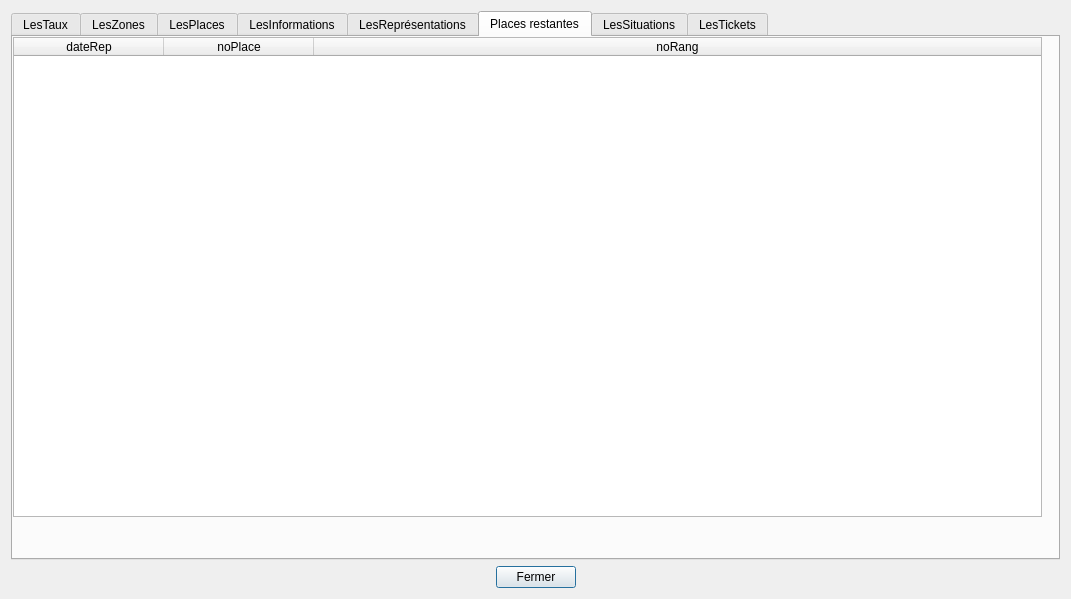
<?xml version="1.0" encoding="UTF-8"?>
<ui version="4.0">
 <class>tablesData</class>
 <widget class="QDialog" name="tablesData">
  <property name="geometry">
   <rect>
    <x>0</x>
    <y>0</y>
    <width>1071</width>
    <height>599</height>
   </rect>
  </property>
  <property name="sizePolicy">
   <sizepolicy hsizetype="Preferred" vsizetype="Preferred">
    <horstretch>0</horstretch>
    <verstretch>0</verstretch>
   </sizepolicy>
  </property>
  <property name="minimumSize">
   <size>
    <width>0</width>
    <height>0</height>
   </size>
  </property>
  <property name="windowTitle">
   <string>BD Théâtre (V1)</string>
  </property>
  <layout class="QVBoxLayout" name="verticalLayout">
   <item>
    <widget class="QTabWidget" name="tabWidget">
     <property name="currentIndex">
      <number>5</number>
     </property>
     <widget class="QWidget" name="tabTaux">
      <attribute name="title">
       <string>LesTaux</string>
      </attribute>
      <layout class="QVBoxLayout" name="verticalLayout_2">
       <item>
        <widget class="QTableWidget" name="tableTaux">
         <property name="sizePolicy">
          <sizepolicy hsizetype="Expanding" vsizetype="Expanding">
           <horstretch>0</horstretch>
           <verstretch>0</verstretch>
          </sizepolicy>
         </property>
         <property name="minimumSize">
          <size>
           <width>0</width>
           <height>400</height>
          </size>
         </property>
         <property name="maximumSize">
          <size>
           <width>1029</width>
           <height>16777215</height>
          </size>
         </property>
         <property name="baseSize">
          <size>
           <width>0</width>
           <height>0</height>
          </size>
         </property>
         <property name="layoutDirection">
          <enum>Qt::LeftToRight</enum>
         </property>
         <property name="columnCount">
          <number>2</number>
         </property>
         <attribute name="horizontalHeaderCascadingSectionResizes">
          <bool>true</bool>
         </attribute>
         <attribute name="horizontalHeaderMinimumSectionSize">
          <number>50</number>
         </attribute>
         <attribute name="horizontalHeaderDefaultSectionSize">
          <number>150</number>
         </attribute>
         <attribute name="horizontalHeaderHighlightSections">
          <bool>true</bool>
         </attribute>
         <attribute name="horizontalHeaderStretchLastSection">
          <bool>true</bool>
         </attribute>
         <attribute name="verticalHeaderVisible">
          <bool>false</bool>
         </attribute>
         <column>
          <property name="text">
           <string>typeZone</string>
          </property>
         </column>
         <column>
          <property name="text">
           <string>tauxZone</string>
          </property>
         </column>
        </widget>
       </item>
       <item>
        <widget class="QLabel" name="label_Taux">
         <property name="palette">
          <palette>
           <active>
            <colorrole role="WindowText">
             <brush brushstyle="SolidPattern">
              <color alpha="255">
               <red>255</red>
               <green>0</green>
               <blue>0</blue>
              </color>
             </brush>
            </colorrole>
           </active>
           <inactive>
            <colorrole role="WindowText">
             <brush brushstyle="SolidPattern">
              <color alpha="255">
               <red>255</red>
               <green>0</green>
               <blue>0</blue>
              </color>
             </brush>
            </colorrole>
           </inactive>
           <disabled>
            <colorrole role="WindowText">
             <brush brushstyle="SolidPattern">
              <color alpha="255">
               <red>120</red>
               <green>120</green>
               <blue>120</blue>
              </color>
             </brush>
            </colorrole>
           </disabled>
          </palette>
         </property>
         <property name="text">
          <string/>
         </property>
         <property name="alignment">
          <set>Qt::AlignCenter</set>
         </property>
        </widget>
       </item>
      </layout>
     </widget>
     <widget class="QWidget" name="tabZones">
      <attribute name="title">
       <string>LesZones</string>
      </attribute>
      <layout class="QVBoxLayout" name="verticalLayout_5">
       <item>
        <widget class="QTableWidget" name="tableZones">
         <attribute name="horizontalHeaderMinimumSectionSize">
          <number>50</number>
         </attribute>
         <attribute name="horizontalHeaderDefaultSectionSize">
          <number>200</number>
         </attribute>
         <attribute name="horizontalHeaderStretchLastSection">
          <bool>true</bool>
         </attribute>
         <attribute name="verticalHeaderVisible">
          <bool>false</bool>
         </attribute>
         <column>
          <property name="text">
           <string>noZone</string>
          </property>
         </column>
         <column>
          <property name="text">
           <string>typeZone</string>
          </property>
         </column>
        </widget>
       </item>
       <item>
        <widget class="QLabel" name="label_Zones">
         <property name="palette">
          <palette>
           <active>
            <colorrole role="WindowText">
             <brush brushstyle="SolidPattern">
              <color alpha="255">
               <red>255</red>
               <green>0</green>
               <blue>0</blue>
              </color>
             </brush>
            </colorrole>
           </active>
           <inactive>
            <colorrole role="WindowText">
             <brush brushstyle="SolidPattern">
              <color alpha="255">
               <red>255</red>
               <green>0</green>
               <blue>0</blue>
              </color>
             </brush>
            </colorrole>
           </inactive>
           <disabled>
            <colorrole role="WindowText">
             <brush brushstyle="SolidPattern">
              <color alpha="255">
               <red>120</red>
               <green>120</green>
               <blue>120</blue>
              </color>
             </brush>
            </colorrole>
           </disabled>
          </palette>
         </property>
         <property name="text">
          <string/>
         </property>
         <property name="alignment">
          <set>Qt::AlignCenter</set>
         </property>
        </widget>
       </item>
      </layout>
     </widget>
     <widget class="QWidget" name="tabPlaces">
      <attribute name="title">
       <string>LesPlaces</string>
      </attribute>
      <widget class="QLabel" name="label_Places">
       <property name="geometry">
        <rect>
         <x>0</x>
         <y>486</y>
         <width>1029</width>
         <height>16</height>
        </rect>
       </property>
       <property name="palette">
        <palette>
         <active>
          <colorrole role="WindowText">
           <brush brushstyle="SolidPattern">
            <color alpha="255">
             <red>255</red>
             <green>0</green>
             <blue>0</blue>
            </color>
           </brush>
          </colorrole>
         </active>
         <inactive>
          <colorrole role="WindowText">
           <brush brushstyle="SolidPattern">
            <color alpha="255">
             <red>255</red>
             <green>0</green>
             <blue>0</blue>
            </color>
           </brush>
          </colorrole>
         </inactive>
         <disabled>
          <colorrole role="WindowText">
           <brush brushstyle="SolidPattern">
            <color alpha="255">
             <red>120</red>
             <green>120</green>
             <blue>120</blue>
            </color>
           </brush>
          </colorrole>
         </disabled>
        </palette>
       </property>
       <property name="text">
        <string/>
       </property>
       <property name="alignment">
        <set>Qt::AlignCenter</set>
       </property>
      </widget>
      <widget class="QTableWidget" name="tablePlaces">
       <property name="geometry">
        <rect>
         <x>0</x>
         <y>0</y>
         <width>1029</width>
         <height>480</height>
        </rect>
       </property>
       <property name="sizePolicy">
        <sizepolicy hsizetype="Expanding" vsizetype="Expanding">
         <horstretch>0</horstretch>
         <verstretch>0</verstretch>
        </sizepolicy>
       </property>
       <property name="minimumSize">
        <size>
         <width>0</width>
         <height>400</height>
        </size>
       </property>
       <property name="baseSize">
        <size>
         <width>0</width>
         <height>0</height>
        </size>
       </property>
       <property name="layoutDirection">
        <enum>Qt::LeftToRight</enum>
       </property>
       <property name="columnCount">
        <number>3</number>
       </property>
       <attribute name="horizontalHeaderCascadingSectionResizes">
        <bool>true</bool>
       </attribute>
       <attribute name="horizontalHeaderMinimumSectionSize">
        <number>50</number>
       </attribute>
       <attribute name="horizontalHeaderDefaultSectionSize">
        <number>150</number>
       </attribute>
       <attribute name="horizontalHeaderHighlightSections">
        <bool>true</bool>
       </attribute>
       <attribute name="horizontalHeaderStretchLastSection">
        <bool>true</bool>
       </attribute>
       <attribute name="verticalHeaderVisible">
        <bool>false</bool>
       </attribute>
       <column>
        <property name="text">
         <string>noPlace</string>
        </property>
       </column>
       <column>
        <property name="text">
         <string>noRang</string>
        </property>
       </column>
       <column>
        <property name="text">
         <string>noZone</string>
        </property>
       </column>
      </widget>
     </widget>
     <widget class="QWidget" name="tabInformations">
      <attribute name="title">
       <string>LesInformations</string>
      </attribute>
      <widget class="QLabel" name="label_Informations">
       <property name="geometry">
        <rect>
         <x>0</x>
         <y>486</y>
         <width>1029</width>
         <height>16</height>
        </rect>
       </property>
       <property name="palette">
        <palette>
         <active>
          <colorrole role="WindowText">
           <brush brushstyle="SolidPattern">
            <color alpha="255">
             <red>255</red>
             <green>0</green>
             <blue>0</blue>
            </color>
           </brush>
          </colorrole>
         </active>
         <inactive>
          <colorrole role="WindowText">
           <brush brushstyle="SolidPattern">
            <color alpha="255">
             <red>255</red>
             <green>0</green>
             <blue>0</blue>
            </color>
           </brush>
          </colorrole>
         </inactive>
         <disabled>
          <colorrole role="WindowText">
           <brush brushstyle="SolidPattern">
            <color alpha="255">
             <red>120</red>
             <green>120</green>
             <blue>120</blue>
            </color>
           </brush>
          </colorrole>
         </disabled>
        </palette>
       </property>
       <property name="text">
        <string/>
       </property>
       <property name="alignment">
        <set>Qt::AlignCenter</set>
       </property>
      </widget>
      <widget class="QTableWidget" name="tableInformations">
       <property name="geometry">
        <rect>
         <x>0</x>
         <y>0</y>
         <width>1029</width>
         <height>480</height>
        </rect>
       </property>
       <property name="sizePolicy">
        <sizepolicy hsizetype="Expanding" vsizetype="Expanding">
         <horstretch>0</horstretch>
         <verstretch>0</verstretch>
        </sizepolicy>
       </property>
       <property name="minimumSize">
        <size>
         <width>0</width>
         <height>400</height>
        </size>
       </property>
       <property name="baseSize">
        <size>
         <width>0</width>
         <height>0</height>
        </size>
       </property>
       <property name="layoutDirection">
        <enum>Qt::LeftToRight</enum>
       </property>
       <property name="columnCount">
        <number>3</number>
       </property>
       <attribute name="horizontalHeaderCascadingSectionResizes">
        <bool>true</bool>
       </attribute>
       <attribute name="horizontalHeaderMinimumSectionSize">
        <number>50</number>
       </attribute>
       <attribute name="horizontalHeaderDefaultSectionSize">
        <number>150</number>
       </attribute>
       <attribute name="horizontalHeaderHighlightSections">
        <bool>true</bool>
       </attribute>
       <attribute name="horizontalHeaderStretchLastSection">
        <bool>true</bool>
       </attribute>
       <attribute name="verticalHeaderVisible">
        <bool>false</bool>
       </attribute>
       <column>
        <property name="text">
         <string>noSpec</string>
        </property>
       </column>
       <column>
        <property name="text">
         <string>nomSpec</string>
        </property>
       </column>
       <column>
        <property name="text">
         <string>prixBaseSpec</string>
        </property>
       </column>
      </widget>
     </widget>
     <widget class="QWidget" name="tabRepresentations">
      <attribute name="title">
       <string>LesReprésentations</string>
      </attribute>
      <widget class="QLabel" name="label_Representations">
       <property name="geometry">
        <rect>
         <x>0</x>
         <y>486</y>
         <width>1029</width>
         <height>16</height>
        </rect>
       </property>
       <property name="palette">
        <palette>
         <active>
          <colorrole role="WindowText">
           <brush brushstyle="SolidPattern">
            <color alpha="255">
             <red>255</red>
             <green>0</green>
             <blue>0</blue>
            </color>
           </brush>
          </colorrole>
         </active>
         <inactive>
          <colorrole role="WindowText">
           <brush brushstyle="SolidPattern">
            <color alpha="255">
             <red>255</red>
             <green>0</green>
             <blue>0</blue>
            </color>
           </brush>
          </colorrole>
         </inactive>
         <disabled>
          <colorrole role="WindowText">
           <brush brushstyle="SolidPattern">
            <color alpha="255">
             <red>120</red>
             <green>120</green>
             <blue>120</blue>
            </color>
           </brush>
          </colorrole>
         </disabled>
        </palette>
       </property>
       <property name="text">
        <string/>
       </property>
       <property name="alignment">
        <set>Qt::AlignCenter</set>
       </property>
      </widget>
      <widget class="QTableWidget" name="tableRepresentations">
       <property name="geometry">
        <rect>
         <x>0</x>
         <y>0</y>
         <width>1029</width>
         <height>480</height>
        </rect>
       </property>
       <property name="sizePolicy">
        <sizepolicy hsizetype="Expanding" vsizetype="Expanding">
         <horstretch>0</horstretch>
         <verstretch>0</verstretch>
        </sizepolicy>
       </property>
       <property name="minimumSize">
        <size>
         <width>0</width>
         <height>400</height>
        </size>
       </property>
       <property name="baseSize">
        <size>
         <width>0</width>
         <height>0</height>
        </size>
       </property>
       <property name="layoutDirection">
        <enum>Qt::LeftToRight</enum>
       </property>
       <property name="columnCount">
        <number>3</number>
       </property>
       <attribute name="horizontalHeaderCascadingSectionResizes">
        <bool>true</bool>
       </attribute>
       <attribute name="horizontalHeaderMinimumSectionSize">
        <number>50</number>
       </attribute>
       <attribute name="horizontalHeaderDefaultSectionSize">
        <number>150</number>
       </attribute>
       <attribute name="horizontalHeaderHighlightSections">
        <bool>true</bool>
       </attribute>
       <attribute name="horizontalHeaderStretchLastSection">
        <bool>true</bool>
       </attribute>
       <attribute name="verticalHeaderVisible">
        <bool>false</bool>
       </attribute>
       <column>
        <property name="text">
         <string>dateRep</string>
        </property>
       </column>
       <column>
        <property name="text">
         <string>promoRep</string>
        </property>
       </column>
       <column>
        <property name="text">
         <string>noSpec</string>
        </property>
       </column>
      </widget>
     </widget>
     <widget class="QWidget" name="tabRepresentationsView">
      <attribute name="title">
       <string>Places restantes</string>
      </attribute>
      <widget class="QTableWidget" name="tableRepresentationsView">
       <property name="geometry">
        <rect>
         <x>0</x>
         <y>0</y>
         <width>1029</width>
         <height>480</height>
        </rect>
       </property>
       <property name="sizePolicy">
        <sizepolicy hsizetype="Expanding" vsizetype="Expanding">
         <horstretch>0</horstretch>
         <verstretch>0</verstretch>
        </sizepolicy>
       </property>
       <property name="minimumSize">
        <size>
         <width>0</width>
         <height>400</height>
        </size>
       </property>
       <property name="baseSize">
        <size>
         <width>0</width>
         <height>0</height>
        </size>
       </property>
       <property name="layoutDirection">
        <enum>Qt::LeftToRight</enum>
       </property>
       <property name="columnCount">
        <number>3</number>
       </property>
       <attribute name="horizontalHeaderCascadingSectionResizes">
        <bool>true</bool>
       </attribute>
       <attribute name="horizontalHeaderMinimumSectionSize">
        <number>50</number>
       </attribute>
       <attribute name="horizontalHeaderDefaultSectionSize">
        <number>150</number>
       </attribute>
       <attribute name="horizontalHeaderHighlightSections">
        <bool>true</bool>
       </attribute>
       <attribute name="horizontalHeaderStretchLastSection">
        <bool>true</bool>
       </attribute>
       <attribute name="verticalHeaderVisible">
        <bool>false</bool>
       </attribute>
       <column>
        <property name="text">
         <string>dateRep</string>
        </property>
       </column>
       <column>
        <property name="text">
         <string>noPlace</string>
        </property>
       </column>
       <column>
        <property name="text">
         <string>noRang</string>
        </property>
       </column>
      </widget>
      <widget class="QLabel" name="label_RepresentationsView">
       <property name="geometry">
        <rect>
         <x>0</x>
         <y>486</y>
         <width>1029</width>
         <height>16</height>
        </rect>
       </property>
       <property name="palette">
        <palette>
         <active>
          <colorrole role="WindowText">
           <brush brushstyle="SolidPattern">
            <color alpha="255">
             <red>255</red>
             <green>0</green>
             <blue>0</blue>
            </color>
           </brush>
          </colorrole>
         </active>
         <inactive>
          <colorrole role="WindowText">
           <brush brushstyle="SolidPattern">
            <color alpha="255">
             <red>255</red>
             <green>0</green>
             <blue>0</blue>
            </color>
           </brush>
          </colorrole>
         </inactive>
         <disabled>
          <colorrole role="WindowText">
           <brush brushstyle="SolidPattern">
            <color alpha="255">
             <red>120</red>
             <green>120</green>
             <blue>120</blue>
            </color>
           </brush>
          </colorrole>
         </disabled>
        </palette>
       </property>
       <property name="text">
        <string/>
       </property>
       <property name="alignment">
        <set>Qt::AlignCenter</set>
       </property>
      </widget>
     </widget>
     <widget class="QWidget" name="tabSituations">
      <attribute name="title">
       <string>LesSituations</string>
      </attribute>
      <widget class="QLabel" name="label_Situations">
       <property name="geometry">
        <rect>
         <x>0</x>
         <y>486</y>
         <width>1029</width>
         <height>16</height>
        </rect>
       </property>
       <property name="palette">
        <palette>
         <active>
          <colorrole role="WindowText">
           <brush brushstyle="SolidPattern">
            <color alpha="255">
             <red>255</red>
             <green>0</green>
             <blue>0</blue>
            </color>
           </brush>
          </colorrole>
         </active>
         <inactive>
          <colorrole role="WindowText">
           <brush brushstyle="SolidPattern">
            <color alpha="255">
             <red>255</red>
             <green>0</green>
             <blue>0</blue>
            </color>
           </brush>
          </colorrole>
         </inactive>
         <disabled>
          <colorrole role="WindowText">
           <brush brushstyle="SolidPattern">
            <color alpha="255">
             <red>120</red>
             <green>120</green>
             <blue>120</blue>
            </color>
           </brush>
          </colorrole>
         </disabled>
        </palette>
       </property>
       <property name="text">
        <string/>
       </property>
       <property name="alignment">
        <set>Qt::AlignCenter</set>
       </property>
      </widget>
      <widget class="QTableWidget" name="tableSituations">
       <property name="geometry">
        <rect>
         <x>0</x>
         <y>0</y>
         <width>1029</width>
         <height>480</height>
        </rect>
       </property>
       <property name="sizePolicy">
        <sizepolicy hsizetype="Expanding" vsizetype="Expanding">
         <horstretch>0</horstretch>
         <verstretch>0</verstretch>
        </sizepolicy>
       </property>
       <property name="minimumSize">
        <size>
         <width>0</width>
         <height>400</height>
        </size>
       </property>
       <property name="baseSize">
        <size>
         <width>0</width>
         <height>0</height>
        </size>
       </property>
       <property name="layoutDirection">
        <enum>Qt::LeftToRight</enum>
       </property>
       <property name="columnCount">
        <number>2</number>
       </property>
       <attribute name="horizontalHeaderCascadingSectionResizes">
        <bool>true</bool>
       </attribute>
       <attribute name="horizontalHeaderMinimumSectionSize">
        <number>50</number>
       </attribute>
       <attribute name="horizontalHeaderDefaultSectionSize">
        <number>150</number>
       </attribute>
       <attribute name="horizontalHeaderHighlightSections">
        <bool>true</bool>
       </attribute>
       <attribute name="horizontalHeaderStretchLastSection">
        <bool>true</bool>
       </attribute>
       <attribute name="verticalHeaderVisible">
        <bool>false</bool>
       </attribute>
       <column>
        <property name="text">
         <string>situation</string>
        </property>
       </column>
       <column>
        <property name="text">
         <string>promoSit</string>
        </property>
       </column>
      </widget>
     </widget>
     <widget class="QWidget" name="tabTickets">
      <attribute name="title">
       <string>LesTickets</string>
      </attribute>
      <widget class="QLabel" name="label_Tickets">
       <property name="geometry">
        <rect>
         <x>0</x>
         <y>486</y>
         <width>1029</width>
         <height>16</height>
        </rect>
       </property>
       <property name="palette">
        <palette>
         <active>
          <colorrole role="WindowText">
           <brush brushstyle="SolidPattern">
            <color alpha="255">
             <red>255</red>
             <green>0</green>
             <blue>0</blue>
            </color>
           </brush>
          </colorrole>
         </active>
         <inactive>
          <colorrole role="WindowText">
           <brush brushstyle="SolidPattern">
            <color alpha="255">
             <red>255</red>
             <green>0</green>
             <blue>0</blue>
            </color>
           </brush>
          </colorrole>
         </inactive>
         <disabled>
          <colorrole role="WindowText">
           <brush brushstyle="SolidPattern">
            <color alpha="255">
             <red>120</red>
             <green>120</green>
             <blue>120</blue>
            </color>
           </brush>
          </colorrole>
         </disabled>
        </palette>
       </property>
       <property name="text">
        <string/>
       </property>
       <property name="alignment">
        <set>Qt::AlignCenter</set>
       </property>
      </widget>
      <widget class="QTableWidget" name="tableTickets">
       <property name="geometry">
        <rect>
         <x>0</x>
         <y>0</y>
         <width>1029</width>
         <height>480</height>
        </rect>
       </property>
       <property name="sizePolicy">
        <sizepolicy hsizetype="Expanding" vsizetype="Expanding">
         <horstretch>0</horstretch>
         <verstretch>0</verstretch>
        </sizepolicy>
       </property>
       <property name="minimumSize">
        <size>
         <width>0</width>
         <height>400</height>
        </size>
       </property>
       <property name="baseSize">
        <size>
         <width>0</width>
         <height>0</height>
        </size>
       </property>
       <property name="layoutDirection">
        <enum>Qt::LeftToRight</enum>
       </property>
       <property name="columnCount">
        <number>7</number>
       </property>
       <attribute name="horizontalHeaderCascadingSectionResizes">
        <bool>true</bool>
       </attribute>
       <attribute name="horizontalHeaderMinimumSectionSize">
        <number>50</number>
       </attribute>
       <attribute name="horizontalHeaderDefaultSectionSize">
        <number>150</number>
       </attribute>
       <attribute name="horizontalHeaderHighlightSections">
        <bool>true</bool>
       </attribute>
       <attribute name="horizontalHeaderStretchLastSection">
        <bool>true</bool>
       </attribute>
       <attribute name="verticalHeaderVisible">
        <bool>false</bool>
       </attribute>
       <column>
        <property name="text">
         <string>noTic</string>
        </property>
       </column>
       <column>
        <property name="text">
         <string>dateAchat</string>
        </property>
       </column>
       <column>
        <property name="text">
         <string>situation</string>
        </property>
       </column>
       <column>
        <property name="text">
         <string>dateRep</string>
        </property>
       </column>
       <column>
        <property name="text">
         <string>noPlace</string>
        </property>
       </column>
       <column>
        <property name="text">
         <string>noRang</string>
        </property>
       </column>
       <column>
        <property name="text">
         <string>noDos</string>
        </property>
       </column>
      </widget>
     </widget>
    </widget>
   </item>
   <item>
    <layout class="QHBoxLayout" name="horizontalLayout">
     <item>
      <spacer name="horizontalSpacer">
       <property name="orientation">
        <enum>Qt::Horizontal</enum>
       </property>
       <property name="sizeHint" stdset="0">
        <size>
         <width>40</width>
         <height>20</height>
        </size>
       </property>
      </spacer>
     </item>
     <item>
      <widget class="QPushButton" name="pushButton">
       <property name="text">
        <string>Fermer</string>
       </property>
      </widget>
     </item>
     <item>
      <spacer name="horizontalSpacer_2">
       <property name="orientation">
        <enum>Qt::Horizontal</enum>
       </property>
       <property name="sizeHint" stdset="0">
        <size>
         <width>40</width>
         <height>20</height>
        </size>
       </property>
      </spacer>
     </item>
    </layout>
   </item>
  </layout>
 </widget>
 <resources/>
 <connections>
  <connection>
   <sender>pushButton</sender>
   <signal>clicked()</signal>
   <receiver>tablesData</receiver>
   <slot>close()</slot>
   <hints>
    <hint type="sourcelabel">
     <x>572</x>
     <y>588</y>
    </hint>
    <hint type="destinationlabel">
     <x>323</x>
     <y>169</y>
    </hint>
   </hints>
  </connection>
 </connections>
 <slots>
  <slot>refreshSpectaclesData()</slot>
  <slot>refreshZonesData()</slot>
  <slot>refreshRepresentationsData()</slot>
 </slots>
</ui>
